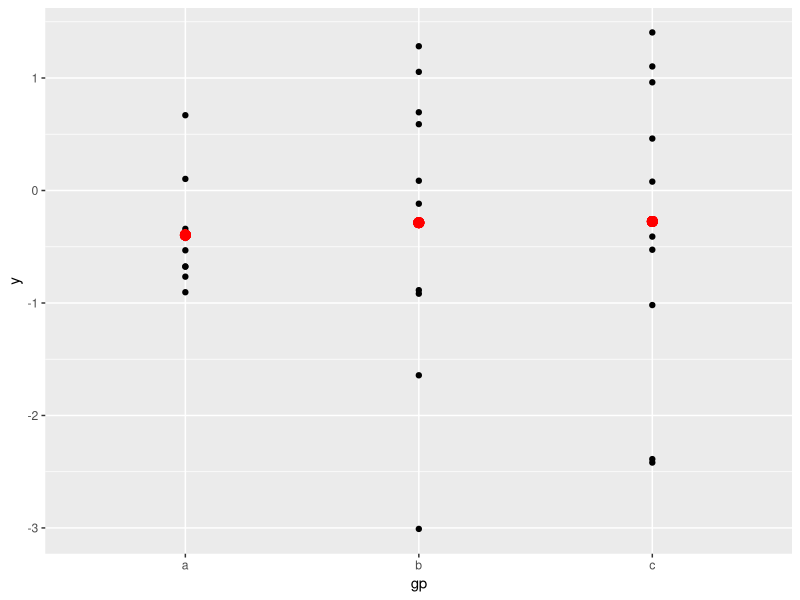

Here is the R script that generated this plot:
## ---- chunk 1
library(ggplot2)
# Generate some sample data, then compute mean and standard deviation
# in each group this is a test sentance
df <- data.frame(
  gp = factor(rep(letters[1:3], each = 10)),
  y = rnorm(30)
)
ds <- do.call(rbind, lapply(split(df, df$gp), function(d) {
  data.frame(mean = mean(d$y), sd = sd(d$y), gp = d$gp)
}))

# The summary data frame ds is used to plot larger red points on top
# of the raw data. Note that we don't need to supply `data` or `mapping`
# in each layer because the defaults from ggplot() are used.
ggplot(df, aes(gp, y)) +
  geom_point() +
  geom_point(data = ds, aes(y = mean), colour = 'red', size = 3)

